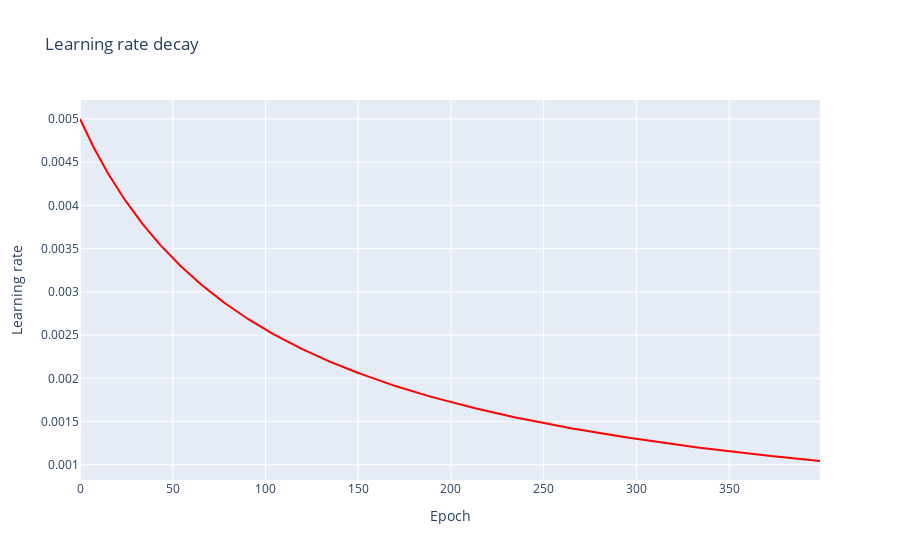

Notebook cell for this chart:
### Code cell
trace0=go.Scatter(
            y=lrs,
            x=epochs,
            mode='lines',
            marker=dict(
            color="red",
            size=5,
            opacity=0.5
            )
    )
        

data=[trace0]
figure=go.Figure(
            data=data,
            layout=go.Layout(
                title="Learning rate decay",
                yaxis=dict(title="Learning rate"),
                xaxis=dict(title="Epoch"),
                legend=dict(
                    x=1,
                    y=1,
                    traceorder="normal",
                    font=dict(
                        family="sans-serif",
                        size=12,
                        color="black"
                    ),
                bgcolor=None


            )))
iplot(figure)

### Figure 1 — Plotly figure (JSON) as saved in the notebook; plotly's stock layout.template omitted (floating-point values rounded to 4 significant figures; data arrays with more than 128 entries replaced by an {"elided": "..."} marker saying what was removed)
{"data": [{"marker": {"color": "red", "opacity": 0.5, "size": 5}, "mode": "lines", "type": "scatter", "x": {"elided": "400 int values"}, "y": {"elided": "400 float values"}}], "layout": {"legend": {"font": {"color": "black", "family": "sans-serif", "size": 12}, "traceorder": "normal", "x": 1, "y": 1}, "title": {"text": "Learning rate decay"}, "xaxis": {"title": {"text": "Epoch"}}, "yaxis": {"title": {"text": "Learning rate"}}}}
